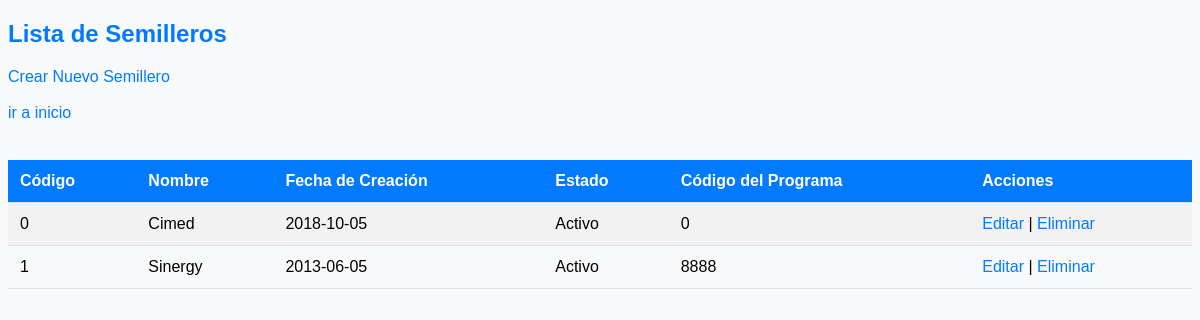
/Semilleros/Index.php, run on the app's committed database.
### tables this page shows
CREATE TABLE `semilleros` (
  `codigo_sem` int(11) NOT NULL,
  `nombre_sem` varchar(80) DEFAULT NULL,
  `fechacreacion_sem` date DEFAULT NULL,
  `estado_sem` char(10) DEFAULT NULL,
  `codigo_pro` int(11) DEFAULT NULL
);

### Semilleros/Index.php (the view, shortened to what this page needs)
<!DOCTYPE html>
<html lang="en">
<head>
    <link rel="stylesheet" href="styles.css">
</head>
<body>
    <h2>Lista de Semilleros</h2>
    <a href="create.php">Crear Nuevo Semillero</a>
    <br></br>
    <a href="../admin.php">ir a inicio</a>
    <br><br>
    <table>
        <tr>
            <th>Código</th>
            <th>Nombre</th>
            <th>Fecha de Creación</th>
            <th>Estado</th>
            <th>Código del Programa</th>
            <th>Acciones</th>
        </tr>
        <?php
           include("../conexion.php");
            $sql = "SELECT * FROM semilleros";
            $result = $conn->query($sql);
            if ($result->num_rows > 0) {
                while($row = $result->fetch_assoc()) {
                    echo "<tr>";
                    echo "<td>".$row['codigo_sem']."</td>";
                    echo "<td>".$row['nombre_sem']."</td>";
                    echo "<td>".$row['fechacreacion_sem']."</td>";
                    echo "<td>".$row['estado_sem']."</td>";
                    echo "<td>".$row['codigo_pro']."</td>";
                    echo "<td><a href='update.php?codigo_sem=".$row['codigo_sem']."'>Editar</a> | <a href='delete.php?codigo_sem=".$row['codigo_sem']."'>Eliminar</a></td>";
                    echo "</tr>";
                }
            } else {
                echo "<tr><td colspan='6'>No se encontraron semilleros</td></tr>";
            }
        ?>
    </table>
</body>
</html>

### Semilleros/styles.css (style rules this page uses)
body { font-family: Arial, sans-serif; background-color: #f8f9fa; }
h2 { color: #007bff; }
table { width: 100%; border-collapse: collapse; margin-top: 20px; }
th, td { padding: 12px; text-align: left; border-bottom: 1px solid #dee2e6; }
tr:nth-child(even) { background-color: #f2f2f2; }
th { background-color: #007bff; color: white; }
a { color: #007bff; text-decoration: none; }

### data on the page
semilleros: codigo_sem "0", nombre_sem "Cimed", fechacreacion_sem "2018-10-05", estado_sem "Activo", codigo_pro "0"
semilleros: codigo_sem "1", nombre_sem "Sinergy", fechacreacion_sem "2013-06-05", estado_sem "Activo", codigo_pro "8888"
